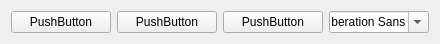
<?xml version="1.0" encoding="UTF-8"?>
<ui version="4.0">
 <class>ToolBar</class>
 <widget class="QWidget" name="ToolBar">
  <property name="geometry">
   <rect>
    <x>0</x>
    <y>0</y>
    <width>439</width>
    <height>41</height>
   </rect>
  </property>
  <property name="windowTitle">
   <string>Form</string>
  </property>
  <layout class="QGridLayout" name="gridLayout">
   <item row="0" column="3">
    <widget class="QFontComboBox" name="fontComboBox">
     <property name="minimumSize">
      <size>
       <width>100</width>
       <height>0</height>
      </size>
     </property>
     <property name="maximumSize">
      <size>
       <width>100</width>
       <height>16777215</height>
      </size>
     </property>
    </widget>
   </item>
   <item row="0" column="0">
    <widget class="QPushButton" name="pushButton">
     <property name="minimumSize">
      <size>
       <width>100</width>
       <height>0</height>
      </size>
     </property>
     <property name="maximumSize">
      <size>
       <width>100</width>
       <height>16777215</height>
      </size>
     </property>
     <property name="text">
      <string>PushButton</string>
     </property>
    </widget>
   </item>
   <item row="0" column="1">
    <widget class="QPushButton" name="pushButton_2">
     <property name="minimumSize">
      <size>
       <width>100</width>
       <height>0</height>
      </size>
     </property>
     <property name="maximumSize">
      <size>
       <width>100</width>
       <height>16777215</height>
      </size>
     </property>
     <property name="text">
      <string>PushButton</string>
     </property>
    </widget>
   </item>
   <item row="0" column="2">
    <widget class="QPushButton" name="pushButton_3">
     <property name="minimumSize">
      <size>
       <width>100</width>
       <height>0</height>
      </size>
     </property>
     <property name="maximumSize">
      <size>
       <width>100</width>
       <height>16777215</height>
      </size>
     </property>
     <property name="text">
      <string>PushButton</string>
     </property>
    </widget>
   </item>
  </layout>
 </widget>
 <resources/>
 <connections/>
</ui>
